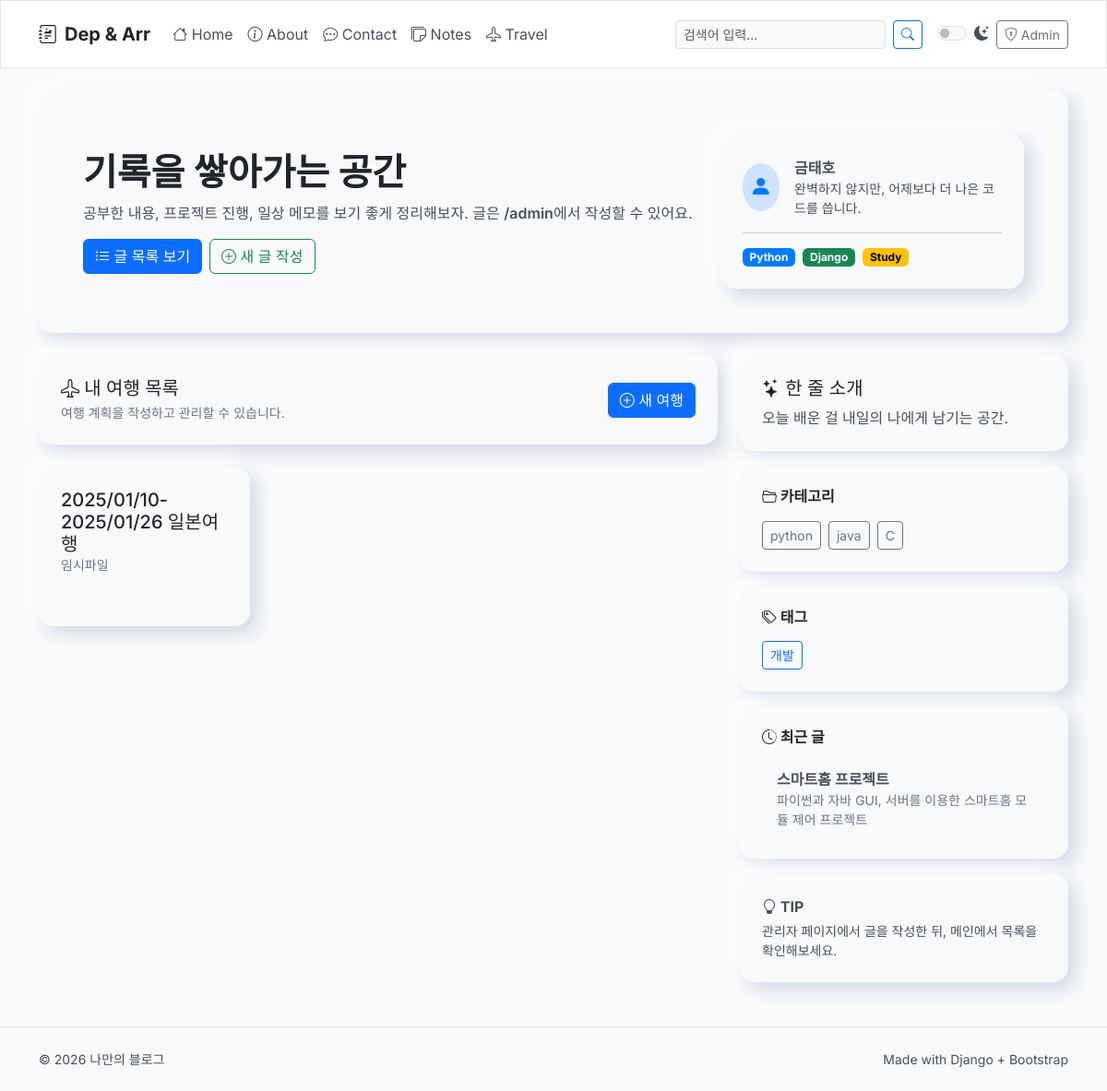
/travel/, run on an earlier commit of the app's database.
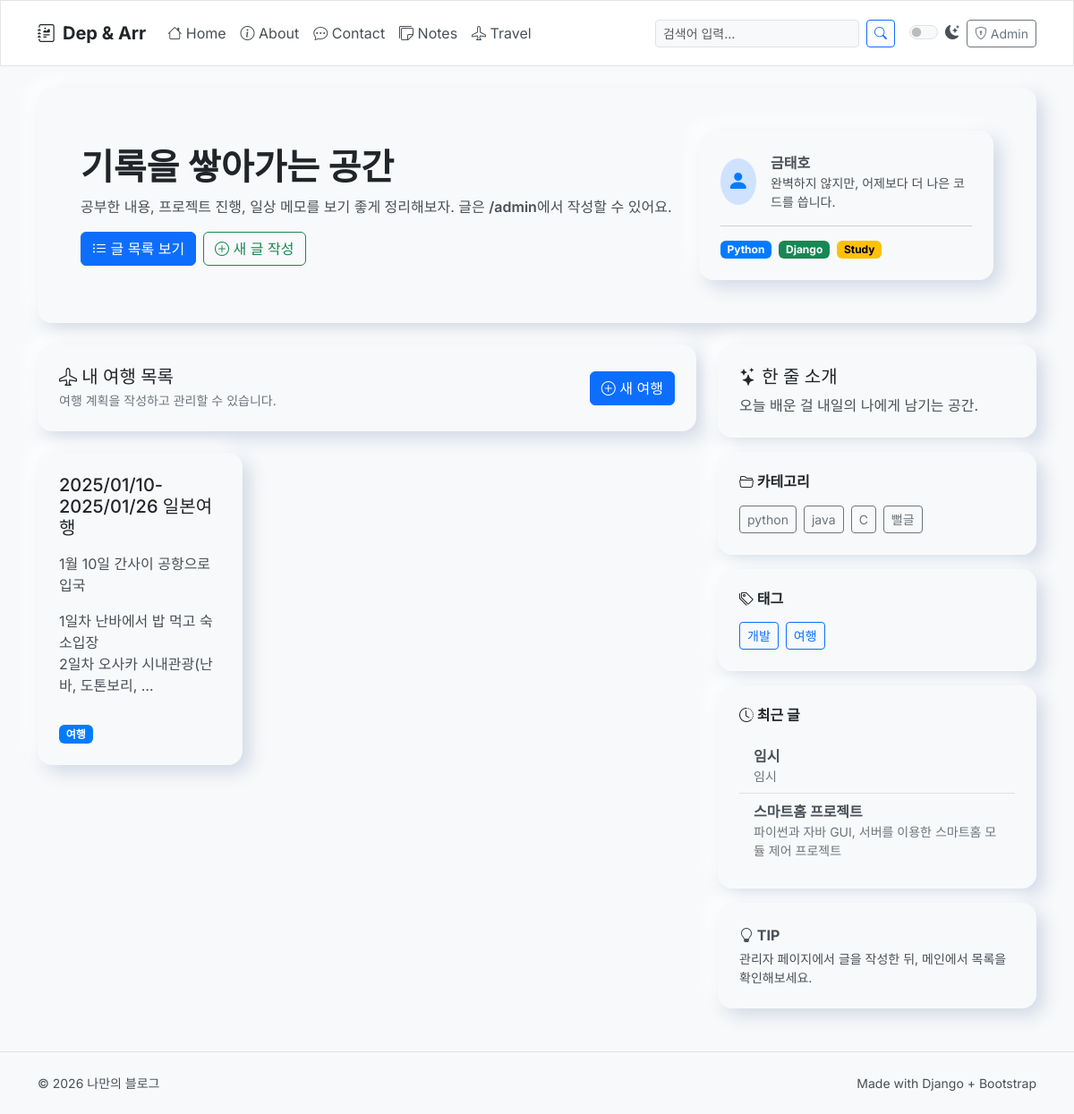
And on a later commit of the database.
### travel/models.py (models this page shows, shortened)
class Travel(models.Model):
    name = models.CharField(max_length=200)
    description = RichTextUploadingField()
    created_at = models.DateTimeField(auto_now_add=True)
    tags = models.ManyToManyField(Tag, blank=True, related_name='travels')

### blog/models.py (models this page shows, shortened)
class Category(models.Model):
    name = models.CharField(max_length=100, unique=True)
    class Meta:
        verbose_name_plural = "Categories"

class Tag(models.Model):
    name = models.CharField(max_length=100, unique=True)

class Post(models.Model):
    title = models.CharField(max_length=200)
    content = models.TextField()
    created_at = models.DateTimeField(default=timezone.now)
    categories = models.ManyToManyField(Category, related_name="posts")
    tags = models.ManyToManyField(Tag, related_name='posts', blank=True)
    likes = models.ManyToManyField(User, related_name='liked_posts', blank=True)
    anonymous_likes = models.IntegerField(default=0)

### travel/views.py (the view)
class TravelListView(ListView):
    model = Travel
    template_name = 'travel/travel_list.html'
    context_object_name = 'travels'
    ordering = ['-created_at']
    def get_queryset(self):
        return super().get_queryset().prefetch_related('tags')

### blog/context_processors.py (called while the page is built)
def all_categories(request):
    all_categories = cache.get('all_categories')
    if not all_categories:
        all_categories = Category.objects.all()
        cache.set('all_categories', all_categories, 900)  # Cache for 15 minutes
    return {
        'all_categories': all_categories
    }

def all_tags(request):
    all_tags = cache.get('all_tags')
    if not all_tags:
        all_tags = Tag.objects.filter(
            Q(posts__isnull=False) | Q(travels__isnull=False)
        ).distinct()
        cache.set('all_tags', all_tags, 900)  # Cache for 15 minutes
    return {
        'all_tags': all_tags
    }

### blog/templatetags/blog_tags.py (called while the page is built)
@register.inclusion_tag('blog/partials/recent_posts.html')
def show_recent_posts(count=5):
    recent_posts = cache.get('recent_posts')
    if not recent_posts:
        recent_posts = Post.objects.prefetch_related('categories').order_by('-created_at')[:count]
        cache.set('recent_posts', recent_posts, 300)  # Cache for 5 minutes
    return {'recent_posts': recent_posts}

### travel/templates/travel/travel_list.html (shortened to what this page needs)
{% extends "blog/base.html" %}
{% block content %}
  <div class="nm-card mb-4">
    <div class="d-flex justify-content-between align-items-center">
      <div>
        <h5 class="mb-1"><i class="bi bi-airplane"></i> 내 여행 목록</h5>
        <p class="mb-0 text-secondary small">
          여행 계획을 작성하고 관리할 수 있습니다.
        </p>
      </div>
      <a href="/admin/travel/travel/add/" class="btn btn-primary">
          <i class="bi bi-plus-circle"></i> 새 여행
      </a>
    </div>
  </div>
  <div class="row">
    {% for travel in travels %}
      <div class="col-md-4 mb-4">
        <div class="nm-card h-100 position-relative">
            <h5 class="card-title">{{ travel.name }}</h5>
            <p class="card-text small text-secondary">{{ travel.description|truncatewords_html:15|safe }}</p>
            <div class="mt-auto pt-3">
              <div class="d-flex flex-wrap gap-1">
              {% for tag in travel.tags.all %}
                <a href="{% url 'blog:posts_by_tag' tag.name %}" class="badge text-bg-primary text-decoration-none position-relative" style="z-index: 1;">{{ tag.name }}</a>
              {% endfor %}
              </div>
            </div>
        </div>
      </div>
    {% empty %}
      <div class="col">
        <div class="nm-card text-center">
          <p class="mb-0">아직 작성된 여행이 없습니다. <a href="/admin/travel/travel/add/">첫 여행을 작성해보세요.</a></p>
        </div>
      </div>
    {% endfor %}
  </div>
{% endblock %}

### blog/templates/blog/base.html (shortened to what the changed rows need)
{% load blog_tags %}
<!doctype html>
<html lang="ko" data-bs-theme="light">
<head>
  <link href="https://cdn.jsdelivr.net/npm/bootstrap@5.3.3/dist/css/bootstrap.min.css" rel="stylesheet">
  <link rel="stylesheet" href="https://cdn.jsdelivr.net/npm/bootstrap-icons@1.11.3/font/bootstrap-icons.min.css">
</head>
<body>
<header class="container py-4">
  <div class="nm-card p-4 p-md-5">
    <div class="row align-items-center g-3">
      <div class="col-md-8">
        <h1 class="display-6 fw-bold mb-2">기록을 쌓아가는 공간</h1>
      </div>
    </div>
  </div>
</header>
<main class="container pb-5">
  <div class="row g-4">
    <section class="col-lg-8">
      {% block content %}{% endblock %}
    </section>
    <aside class="col-lg-4">
      <div class="nm-card mb-3">
        <div class="d-flex flex-wrap gap-2">
          {% for category in all_categories %}
            <a class="btn btn-outline-secondary btn-sm" href="{% url 'blog:posts_by_category' category.name %}">{{ category.name }}</a>
          {% empty %}
            <p class="small">카테고리가 없습니다.</p>
          {% endfor %}
        </div>
      </div>
      <div class="nm-card mb-3">
        <div class="d-flex flex-wrap gap-2">
          {% for tag in all_tags %}
            <a class="btn btn-outline-primary btn-sm" href="{% url 'blog:posts_by_tag' tag.name %}">{{ tag.name }}</a>
          {% empty %}
            <p class="small">태그가 없습니다.</p>
          {% endfor %}
        </div>
      </div>
      <div class="nm-card mb-3">
        {% show_recent_posts 5 %}
      </div>
    </aside>
  </div>
</main>
</body>
</html>

### blog/templates/blog/partials/recent_posts.html
<div class="list-group list-group-flush">
  {% for post in recent_posts %}
    <a href="{% url 'blog:post_detail' post.pk %}" class="list-group-item list-group-item-action">
      <div class="fw-semibold text-truncate">{{ post.title }}</div>
      <div class="text-secondary small text-truncate-2">{{ post.content|striptags|truncatewords:10 }}</div>
    </a>
  {% empty %}
    <div class="list-group-item">
      <p class="mb-0 text-secondary">아직 작성된 글이 없습니다.</p>
    </div>
  {% endfor %}
</div>

What changed in the data, as far as the page shows it:
changed Travel: description "임시파일" → "1월 10일 간사이 공항으로 입국 1일차 난바에서 밥 먹고 숙소입장 2일차 오사카 시내관광(난바, 도톤보리, …"
added Tag: name "여행"
added Category: name "뻘글"
added Post: title "임시", content "임시"
